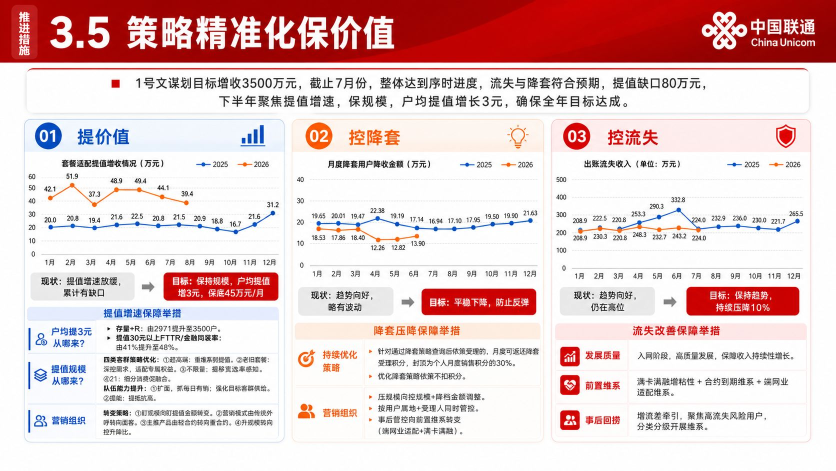
#> input picture evals/case-replay-task-mt0wdfjx4y91c/source/reference.jpg, 1672 x 941 px (shown at 1/2 size)
$ python -i image_viewport.py   (imports and definitions only)
#> lines starting #> are read from the running program, lines starting #| are printed output that depends on the picture; after the words box and inside, x2 and y2 are one past the last pixel; in counts of white or black regions, pixels touching at a corner belong together
#!/usr/bin/env python3
"""Normalize viewer captures before slide-image comparison.

WPS/PowerPoint screenshots often include dark letterbox bars outside the
slide.  Treating those pixels as slide content creates false aspect-ratio and
visual-diff regressions.  This module deliberately detects only strong,
contiguous edge bars whose remaining viewport has a plausible presentation
ratio; ordinary dark slide artwork is left untouched.
"""
from __future__ import annotations

from pathlib import Path
from typing import Any


DEFAULT_DARK_THRESHOLD = 40
DEFAULT_DARK_FRACTION = 0.90
DEFAULT_MIN_BAR_FRACTION = 0.01
DEFAULT_MAX_BAR_FRACTION = 0.45
DEFAULT_RATIO_TOLERANCE = 0.035


def _edge_fractions(image, dark_threshold: int) -> tuple[list[float], list[float], tuple[int, int]]:
    """Return dark-pixel fractions for columns and rows of a small sample."""
    max_dimension = 1400
    sample = image
    if max(image.size) > max_dimension:
        scale = max_dimension / max(image.size)
        sample = image.resize(
            (max(1, round(image.width * scale)), max(1, round(image.height * scale)))
        )

    try:
        import numpy as np

        pixels = np.asarray(sample, dtype=np.uint8)
        dark = pixels.max(axis=2) <= dark_threshold
        return dark.mean(axis=0).tolist(), dark.mean(axis=1).tolist(), sample.size
    except ImportError:
        # Pillow is the only required image dependency.  The fallback is used
        # only when numpy is unavailable and operates on the bounded sample.
        pixels = list(sample.getdata())
        width, height = sample.size
        columns = [0] * width
        rows = [0] * height
        for index, (red, green, blue) in enumerate(pixels):
            if max(red, green, blue) <= dark_threshold:
                columns[index % width] += 1
                rows[index // width] += 1
        return (
            [value / max(1, height) for value in columns],
            [value / max(1, width) for value in rows],
            sample.size,
        )


def _leading_run(values: list[float], threshold: float) -> int:
    count = 0
    for value in values:
        if value < threshold:
            break
        count += 1
    return count


def _trailing_run(values: list[float], threshold: float) -> int:
    count = 0
    for value in reversed(values):
        if value < threshold:
            break
        count += 1
    return count


def _empty_metadata(width: int, height: int, reason: str, **extra: Any) -> dict[str, Any]:
    ratio = width / height if height else None
    result: dict[str, Any] = {
        "detected": False,
        "crop_box": [0, 0, width, height],
        "original_size": [width, height],
        "content_size": [width, height],
        "original_ratio": round(ratio, 7) if ratio is not None else None,
        "content_ratio": round(ratio, 7) if ratio is not None else None,
        "bar_pixels": {"left": 0, "top": 0, "right": 0, "bottom": 0},
        "confidence": 0.0,
        "reason": reason,
        "artifact_classification": "none",
    }
    result.update(extra)
    return result


def detect_viewer_crop(
    image,
    expected_ratio: float | None = None,
    *,
    dark_threshold: int = DEFAULT_DARK_THRESHOLD,
    dark_fraction: float = DEFAULT_DARK_FRACTION,
    min_bar_fraction: float = DEFAULT_MIN_BAR_FRACTION,
    max_bar_fraction: float = DEFAULT_MAX_BAR_FRACTION,
    ratio_tolerance: float = DEFAULT_RATIO_TOLERANCE,
) -> dict[str, Any]:
    """Detect a strong edge letterbox and return a pixel crop proposal.

    ``expected_ratio`` is preferred when the deck ratio is known.  When it is
    omitted, the remaining viewport must still be within a conservative
    presentation range.  The result is metadata-only; callers decide whether
    to apply ``crop_box``.
    """
    width, height = image.size
    if width < 2 or height < 2:
        return _empty_metadata(width, height, "image_too_small")

    rgb = image.convert("RGB")
    column_fraction, row_fraction, sample_size = _edge_fractions(rgb, dark_threshold)
    sample_width, sample_height = sample_size
    left = round(_leading_run(column_fraction, dark_fraction) * width / sample_width)
    right = round(_trailing_run(column_fraction, dark_fraction) * width / sample_width)
    top = round(_leading_run(row_fraction, dark_fraction) * height / sample_height)
    bottom = round(_trailing_run(row_fraction, dark_fraction) * height / sample_height)

    min_x = max(4, round(width * min_bar_fraction))
    min_y = max(4, round(height * min_bar_fraction))
    max_x = round(width * max_bar_fraction)
    max_y = round(height * max_bar_fraction)
    if left < min_x:
        left = 0
    if right < min_x:
        right = 0
    if top < min_y:
        top = 0
    if bottom < min_y:
        bottom = 0
    left = min(left, max_x)
    right = min(right, max_x)
    top = min(top, max_y)
    bottom = min(bottom, max_y)

    content_width = width - left - right
    content_height = height - top - bottom
    if content_width < max(2, round(width * 0.50)) or content_height < max(2, round(height * 0.50)):
        return _empty_metadata(width, height, "no_safe_viewport", edge_fractions={"columns": column_fraction[:2] + column_fraction[-2:], "rows": row_fraction[:2] + row_fraction[-2:]})
    if left == right == top == bottom == 0:
        return _empty_metadata(width, height, "no_contiguous_dark_edge_bar")

    content_ratio = content_width / content_height if content_height else 0.0
    if expected_ratio and expected_ratio > 0:
        allowed = max(ratio_tolerance, expected_ratio * 0.025)
        if abs(content_ratio - expected_ratio) > allowed:
            return _empty_metadata(
                width,
                height,
                "viewport_ratio_not_expected",
                candidate_content_ratio=round(content_ratio, 7),
                expected_ratio=expected_ratio,
            )
    elif not 0.75 <= content_ratio <= 2.50:
        return _empty_metadata(
            width,
            height,
            "viewport_ratio_not_presentation_like",
            candidate_content_ratio=round(content_ratio, 7),
        )

    # A genuine dark slide may have dark outer artwork.  Reject a proposal if
    # the first content band remains overwhelmingly dark on every edge; viewer
    # bars have a clear transition into the slide viewport.
    sample_x = max(1, round(width * 0.005))
    sample_y = max(1, round(height * 0.005))
    inner_box = rgb.crop((left, top, width - right, height - bottom))
    inner_columns, inner_rows, inner_sample_size = _edge_fractions(inner_box, dark_threshold)
    inner_sample_width, inner_sample_height = inner_sample_size
    sample_inner_x = max(1, round(sample_x * inner_sample_width / max(1, inner_box.width)))
    sample_inner_y = max(1, round(sample_y * inner_sample_height / max(1, inner_box.height)))
    inner_edges = [
        inner_columns[:sample_inner_x],
        inner_columns[-sample_inner_x:],
        inner_rows[:sample_inner_y],
        inner_rows[-sample_inner_y:],
    ]
    if all(edge and sum(edge) / len(edge) >= 0.80 for edge in inner_edges):
        return _empty_metadata(width, height, "inner_viewport_still_dark")

    bar_count = sum(value > 0 for value in (left, right, top, bottom))
    strongest_bar = max(left / width, right / width, top / height, bottom / height)
    confidence = min(1.0, 0.55 + 0.12 * bar_count + min(0.25, strongest_bar))
    crop_box = [left, top, width - right, height - bottom]
    return {
        "detected": True,
        "crop_box": crop_box,
        "original_size": [width, height],
        "content_size": [content_width, content_height],
        "original_ratio": round(width / height, 7) if height else None,
        "content_ratio": round(content_ratio, 7),
        "bar_pixels": {"left": left, "top": top, "right": right, "bottom": bottom},
        "confidence": round(confidence, 4),
        "expected_ratio": expected_ratio,
        "dark_threshold": dark_threshold,
        "dark_fraction_threshold": dark_fraction,
        "reason": "strong_contiguous_edge_bars",
        "artifact_classification": "viewer_only_capture_chrome",
        "raw_capture_preserved": True,
    }


def load_viewport(path: str | Path, expected_ratio: float | None = None):
    """Load an RGB image and apply a validated viewer crop proposal."""
    from PIL import Image

    source_path = Path(path)
    with Image.open(source_path) as image:
#> image is the input picture: PIL image 1672x941 RGB; mean R, G, B 230, 204.1, 204.3
        rgb = image.convert("RGB")
        metadata = detect_viewer_crop(rgb, expected_ratio=expected_ratio)
#> in _edge_fractions, `sample = image.resize( (max(1, round(image.width * scale)), max(1, rou..`:
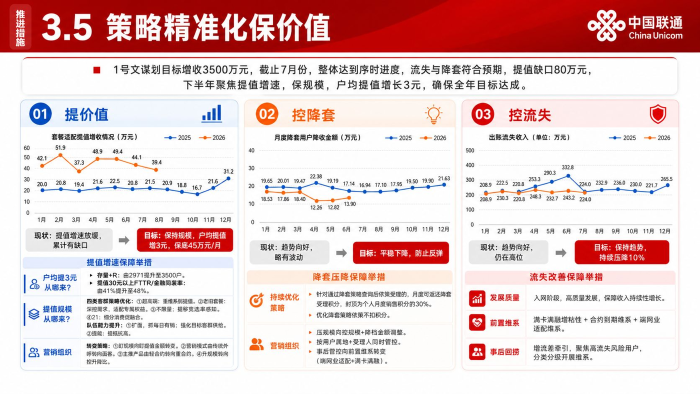
#> sample: PIL image 1400x788 RGB (shown at 1/2 size); mean R, G, B 230, 204.1, 204.3
#> in _edge_fractions, `dark = pixels.max(axis=2) <= dark_threshold`:
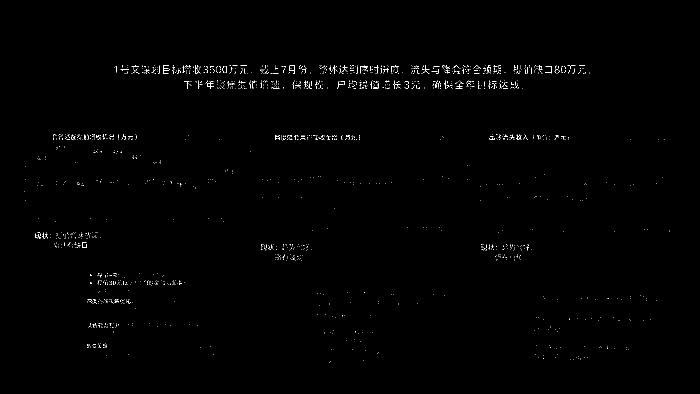
#> dark: shape (788, 1400) bool (shown at 1/2 size); 0.48% white in thin lines or dots, all inside (x1, y1, x2, y2) = (49, 130, 1339, 725)
#> in detect_viewer_crop, `column_fraction, row_fraction, sample_size = _edge_fractions(rgb, dark..`: column_fraction = 1400 values, max 0.0343 at index 979, min 0 at index 0, mean 0.0048; row_fraction = 788 values, max 0.113 at index 132, min 0 at index 0, mean 0.0048; sample_size = (1400, 788)
#> in detect_viewer_crop, `sample_width, sample_height = sample_size`: sample_width = 1400; sample_height = 788
#> the loop in _leading_run, `for value in values:` made 1 pass
#> after the loop in _leading_run, `for value in values:`: count = 0
#> the loop in _trailing_run, `for value in reversed(values):` made 1 pass
#> the loop in _leading_run (call 2), `for value in values:` made 1 pass
#> the loop in _trailing_run (call 2), `for value in reversed(values):` made 1 pass
#> metadata = 10 items
        if metadata["detected"]:
            rgb = rgb.crop(tuple(metadata["crop_box"]))
        return rgb, metadata

>>> result = load_viewport('../evals/case-replay-task-mt0wdfjx4y91c/source/reference.jpg')
